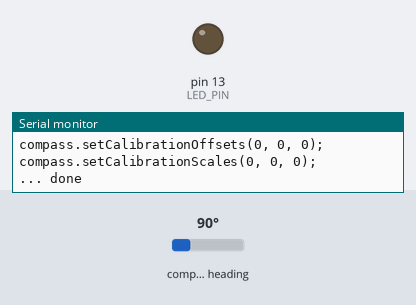
Recording of a sketch running on a simulated Arduino Uno, built with avr-gcc and run on an emulated ATmega328P. Parts: output pins drawn as LEDs (lit = HIGH), the last lines printed to the serial monitor. The inputs (shaded band) are chosen by the test bench; at power-on: compass heading 90°.

Above: at 6.2 s.
6.3 s: compass heading set to 83°
At 8.3 s:
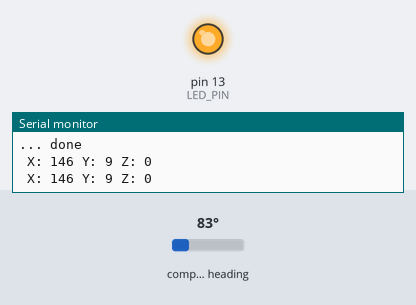
Timing chart, 0 to 9.8 s (numbered marks = the images above; inputs shaded):
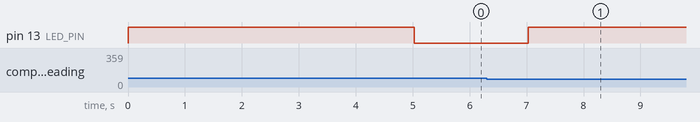

Measured:
- the behaviour switches between 88 and 87° on compass heading (found by bisection; images 0 and 1)
- after the input at 6.3 s, pin 13 (LED_PIN): LOW → HIGH after 0.73 s

The sketch:

ckid_mathitometp.ino
```cpp
#include <QMC5883LCompass.h>

#define PERIOD_TIMER_COMPASS_UPDATE_READ_DATA 1000
#define PERIOD_TIMER_CALIBRATION 5000
#define PERIOD_TIMER_BLINK_LED 1000
#define TIME_DELAY_FOR_START_TRIGGER 5000
#define TRIGGER_DIFFERENCE_LOCATION 50

#define LED_PIN 13

QMC5883LCompass compass;

uint32_t timer = 0;
int x_old, y_old, z_old;

void setup() {
  Serial.begin(9600);

  compass.init();

  pinMode(LED_PIN, OUTPUT);

  // calibration with high led
  digitalWrite(LED_PIN, HIGH);
  calibrate(compass);
  digitalWrite(LED_PIN, LOW);
}

void loop() {

    if (millis() - timer >= PERIOD_TIMER_COMPASS_UPDATE_READ_DATA) {

      int x, y, z;

      compass.read();

      x = compass.getX();
      y = compass.getY();
      z = compass.getZ();

      if (timer > TIME_DELAY_FOR_START_TRIGGER) {
        if (
          (abs(x - x_old) >= TRIGGER_DIFFERENCE_LOCATION) ||
          (abs(y - y_old) >= TRIGGER_DIFFERENCE_LOCATION) ||
          (abs(z - z_old) >= TRIGGER_DIFFERENCE_LOCATION)
        ) {
          Serial.println();
          Serial.print(" X: ");Serial.print(abs(x - x_old));
          Serial.print(" Y: ");Serial.print(abs(y - y_old));
          Serial.print(" Z: ");Serial.print(abs(z - z_old));
          digitalWrite(LED_PIN, HIGH);
        }
      } else {
        x_old = x;
        y_old = y;
        z_old = z;
      }
      timer = millis();
    }
}

void calibrate(QMC5883LCompass compass) {
  Serial.println("Calibration ...");
  delay(5000);
  compass.calibrate();
  Serial.print("compass.setCalibrationOffsets(");
  Serial.print(compass.getCalibrationOffset(0));
  Serial.print(", ");
  Serial.print(compass.getCalibrationOffset(1));
  Serial.print(", ");
  Serial.print(compass.getCalibrationOffset(2));
  Serial.println(");");
  Serial.print("compass.setCalibrationScales(");
  Serial.print(compass.getCalibrationScale(0));
  Serial.print(", ");
  Serial.print(compass.getCalibrationScale(1));
  Serial.print(", ");
  Serial.print(compass.getCalibrationScale(2));
  Serial.println(");");
  Serial.println("... done");
}
```
